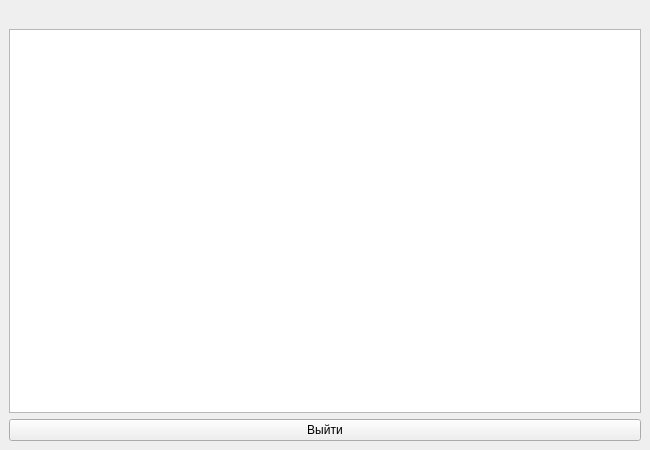
<?xml version="1.0" encoding="UTF-8"?>
<ui version="4.0">
 <class>GuestWindow</class>
 <widget class="QMainWindow" name="GuestWindow">
  <property name="geometry">
   <rect>
    <x>0</x>
    <y>0</y>
    <width>650</width>
    <height>450</height>
   </rect>
  </property>
  <property name="windowTitle">
   <string>Гость - Меню пиццерии</string>
  </property>
  <widget class="QWidget" name="centralwidget">
   <layout class="QVBoxLayout" name="verticalLayout">
    <item>
     <widget class="QLabel" name="label">
      <property name="text">
       <string/>
      </property>
     </widget>
    </item>
    <item>
     <widget class="QTableWidget" name="menu_list">
      <property name="styleSheet">
       <string notr="true">color: black;</string>
      </property>
      <property name="editTriggers">
       <set>QAbstractItemView::NoEditTriggers</set>
      </property>
      <property name="showGrid">
       <bool>false</bool>
      </property>
      <attribute name="horizontalHeaderVisible">
       <bool>false</bool>
      </attribute>
      <attribute name="verticalHeaderVisible">
       <bool>false</bool>
      </attribute>
      <attribute name="verticalHeaderDefaultSectionSize">
       <number>170</number>
      </attribute>
      <column>
       <property name="text">
        <string/>
       </property>
      </column>
      <column>
       <property name="text">
        <string/>
       </property>
      </column>
      <column>
       <property name="text">
        <string/>
       </property>
      </column>
     </widget>
    </item>
    <item>
     <widget class="QPushButton" name="logout_button">
      <property name="styleSheet">
       <string notr="true"/>
      </property>
      <property name="text">
       <string>Выйти</string>
      </property>
     </widget>
    </item>
   </layout>
  </widget>
 </widget>
 <resources/>
 <connections/>
</ui>
